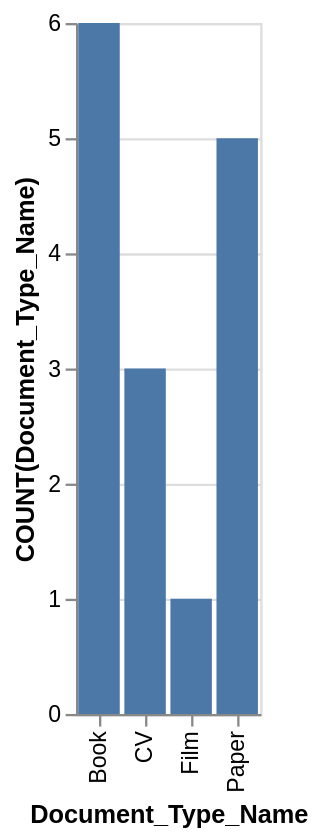

Vega-Lite specification for this chart:
### Vega-Lite specification from a JSON file in a GitHub repository (floating-point values rounded to 4 significant figures)
{"data": {"values": [{"x_data": "Book", "y_data": 6}, {"x_data": "CV", "y_data": 3}, {"x_data": "Film", "y_data": 1}, {"x_data": "Paper", "y_data": 5}]}, "mark": "bar", "encoding": {"x": {"field": "x_data", "type": "nominal", "title": "Document_Type_Name", "sort": "ascending"}, "y": {"field": "y_data", "type": "quantitative", "title": "COUNT(Document_Type_Name)"}}}
